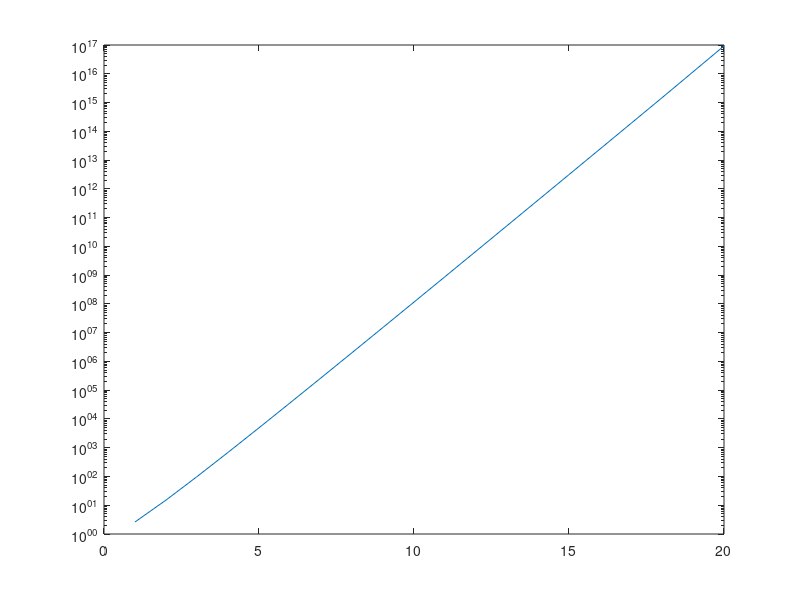

Here is the MATLAB script that generated this plot:
% Plot the Vandermonde matrix condition number given an increasing
% matrix order

ordermax = 20;
vcond = zeros(ordermax,1);
axis = 1:ordermax;
for n = axis
    x = zeros(1,n);
    for i = 0:n
        x(i+1) = i/n;
    end
    A = vander(x);
    vcond(n) = cond(A);
end
semilogy(axis, vcond);
pause;
